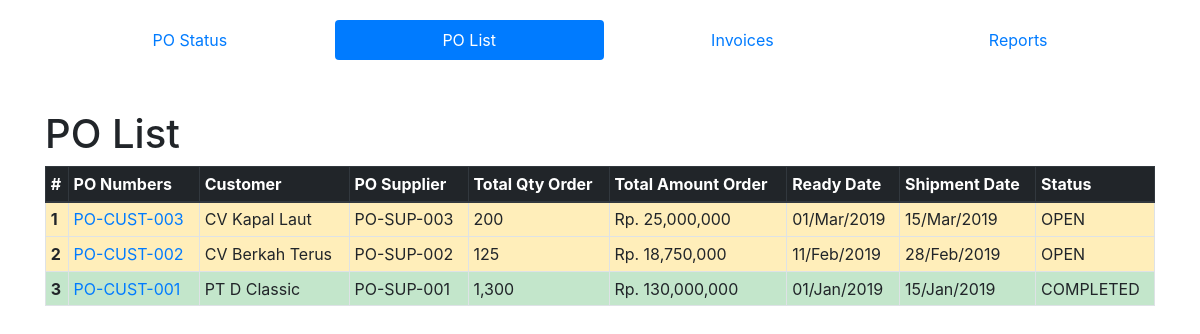
The page /masterdata/polist/ (signed in) on the database its author committed.
### masterdata/models.py (models this page shows, shortened)
class PoOrder(models.Model):
	created_at = models.DateTimeField(auto_now_add=True)
	customer = models.ForeignKey(Customer)
	po_supplier = models.CharField(max_length=50, unique=True)
	po_customer = models.CharField(max_length=50, unique=True)
	ready_date = models.DateTimeField()
	shipment_date = models.DateTimeField()
	status = models.CharField(
		max_length=10,
		choices=PO_STATUS,
		default='open'
	)
	edited_at = models.DateTimeField(auto_now=True)
	class Meta:
		verbose_name = 'PO Order'

class third_party_data(models.Model):
	since = models.DateTimeField(auto_now_add=True)
	name = models.CharField(max_length=150, unique=True)
	name_id = models.CharField(
		max_length=200,
		unique=True,
		help_text='All lowercase and no space'
	)
	contact_person = models.CharField(max_length=100)
	address = models.TextField()
	phone = models.CharField(max_length=50)
	email = models.EmailField(max_length=150, unique=True)
	is_active = models.BooleanField(default=True, help_text='Check if active')
	class Meta:
		abstract = True

class Customer(third_party_data):
	brand_name = models.CharField(
		max_length=150,
		blank=True,
		help_text='If no brand, could be empty'
	)

class ProductPo(models.Model):
	po_order = models.ForeignKey(PoOrder)
	code = models.ForeignKey(Product)
	qty_order = models.IntegerField(blank=False)
	qty_ready = models.IntegerField(default=0)
	qty_invoice = models.IntegerField(default=0)
	qty_shipped = models.IntegerField(default=0)
	class Meta:
		verbose_name = 'Product PO'

class Product(models.Model):
	created_at = models.DateTimeField(auto_now_add=True)
	no = models.CharField(
		max_length=100,
		help_text='Unique master code for all sizes and colors, example: MSN001'
	)
	code = models.CharField(
		max_length=100,
		unique=True,
		help_text='Unique product code with size and color codes, example: MSN001_BLK_XL'
	)
	name = models.CharField(max_length=200, help_text='Product name')
	description = models.TextField()
	size = models.CharField(max_length=20)
	color = models.CharField(max_length=20)
	category = models.CharField(max_length=100)
	collection = models.CharField(max_length=150, blank=True)
	supplier = models.ForeignKey(Supplier, to_field='name_id')
	brand_name = models.CharField(max_length=150, blank=True)
	prod_price = models.IntegerField(default=0, help_text='Production price')
	pub_price = models.IntegerField(default=0)
	retail_price = models.IntegerField(default=0)
	is_active = models.BooleanField(default=True, help_text='Check if active')
	edited_at = models.DateTimeField(auto_now=True)
	image = models.ImageField(default='images/noimage.jpg', upload_to='images')
	class Meta:
		verbose_name = 'Master Product'
		ordering = ['code']

### masterdata/views.py (the view)
@login_required
def po_list(request):
	po_list = PoOrder.objects.all().order_by('-id')
	context = {
		'page_title': 'PO List',
		'po_list': po_list,
	}
	return render(request, 'masterdata/po_list.html', context)

### masterdata/templatetags/masterdata_extras.py (called while the page is built)
@register.filter('get_total_qty_detail')
def get_total_qty_detail(value):
    product_po = ProductPo.objects.filter(po_order=value)
    total_qty_detail = 0
    for product in product_po:
    	total_qty_detail += product.qty_order
    return total_qty_detail

@register.filter('get_total_amount_detail')
def get_total_amount_detail(value):
    product_po = ProductPo.objects.filter(po_order=value)
    total_amount_detail = 0
    for product in product_po:
    	total_amount_detail += (product.qty_order * product.code.pub_price)
    return total_amount_detail

### masterdata/templates/masterdata/po_list.html (shortened to what this page needs)
{% extends "layout.html" %}
{% load masterdata_extras %}
{% load humanize %}
{% block content %}
	<h1>{{ page_title }}</h1>
  <div class="table-responsive-md">
  	<table class="table table-sm table-bordered">
  			<thead class="thead-dark">
  			<tr>
    				<th scope="col">#</th>
    				<th scope="col">PO Numbers</th>
    				<th scope="col">Customer</th>
    				<th scope="col">PO Supplier</th>
            <th scope="col">Total Qty Order</th>
            <th scope="col">Total Amount Order</th>
    				<th scope="col">Ready Date</th>
    				<th scope="col">Shipment Date</th>
    				<th scope="col">Status</th>
  			</tr>
  			</thead>
  			<tbody>
  			{% for po in po_list %}
  			<tr {% if po.status == 'open' %}class="table-warning"{% else %}class="table-success"{% endif %}>
    				<th scope="row">{{ forloop.counter }}</th>
    					<td>
    						<a href="{% url 'masterdata:detail' pk=po.pk %}">
    							{{ po.po_customer }}
    						</a>
    					</td>
    					<td>{{ po.customer.name }}</td>
    					<td>{{ po.po_supplier }}</td>
              <td>{{ po.id|get_total_qty_detail|intcomma }}</td>
              <td>Rp. {{ po.id|get_total_amount_detail|intcomma }}</td>
    					<td>{{ po.ready_date|date:"d/M/Y" }}</td>
    					<td>{{ po.shipment_date|date:"d/M/Y" }}</td>
    					<td>{{ po.status|upper }}</td>
  			</tr>
  			{% endfor %}
  			</tbody>
  	</table>
  </div>
{% endblock content %}

### rows shown on the page
PoOrder: po_customer "PO-CUST-003", customer.name "CV Kapal Laut", po_supplier "PO-SUP-003", id|get_total_qty_detail "200", id|get_total_amount_detail "25,000,000", ready_date "01/Mar/2019", shipment_date "15/Mar/2019", status "OPEN"
PoOrder: po_customer "PO-CUST-002", customer.name "CV Berkah Terus", po_supplier "PO-SUP-002", id|get_total_qty_detail "125", id|get_total_amount_detail "18,750,000", ready_date "11/Feb/2019", shipment_date "28/Feb/2019", status "OPEN"
PoOrder: po_customer "PO-CUST-001", customer.name "PT D Classic", po_supplier "PO-SUP-001", id|get_total_qty_detail "1,300", id|get_total_amount_detail "130,000,000", ready_date "01/Jan/2019", shipment_date "15/Jan/2019", status "COMPLETED"

### other values the page prints
{{ page_title }} "PO List"
